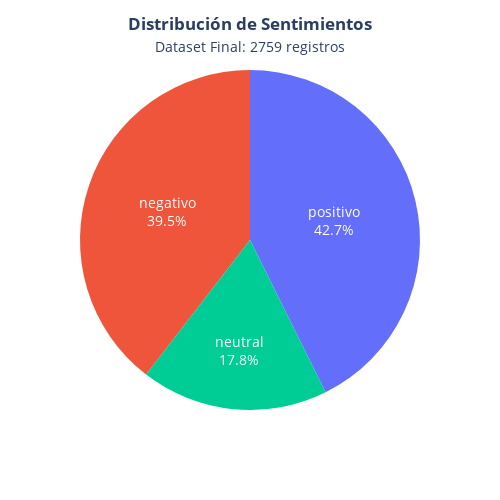

The code cell stored with this chart in its notebook:
### Markdown cell above
### **Visualización de la distribución de Sentimientos**

### Code cell
# Grafica de pastel con Plotly

valores = df_final['Sentimiento_Final'].value_counts().reset_index()
valores.columns = ['sentimientos', 'Cantidad']
fig1 = px.pie(
    names = valores.sentimientos,
    values = valores.Cantidad,
)

fig1.update_traces(textposition='inside', textinfo='label+percent',  insidetextfont=dict(color = 'white', size=14)
)

fig1.update_layout(
    title_text=f'<b>Distribución de Sentimientos</b><br><span style="font-size:14px">Dataset Final: {total_registros} registros</span>',
    title_x=0.5,
    width=500,
    height=500,
    showlegend=False,
)

fig1.show()

### Figure 1 — Plotly figure (JSON) as saved in the notebook; plotly's stock layout.template omitted (floating-point values rounded to 4 significant figures)
{"data": [{"domain": {"x": [0, 1], "y": [0, 1]}, "hovertemplate": "label=%{label}<br>value=%{value}<extra></extra>", "insidetextfont": {"color": "white", "size": 14}, "labels": ["positivo", "negativo", "neutral"], "legendgroup": "", "name": "", "showlegend": true, "textinfo": "label+percent", "textposition": "inside", "type": "pie", "values": [1177, 1091, 491]}], "layout": {"height": 500, "legend": {"tracegroupgap": 0}, "margin": {"t": 60}, "showlegend": false, "title": {"text": "<b>Distribución de Sentimientos</b><br><span style=\"font-size:14px\">Dataset Final: 2759 registros</span>", "x": 0.5}, "width": 500}}
